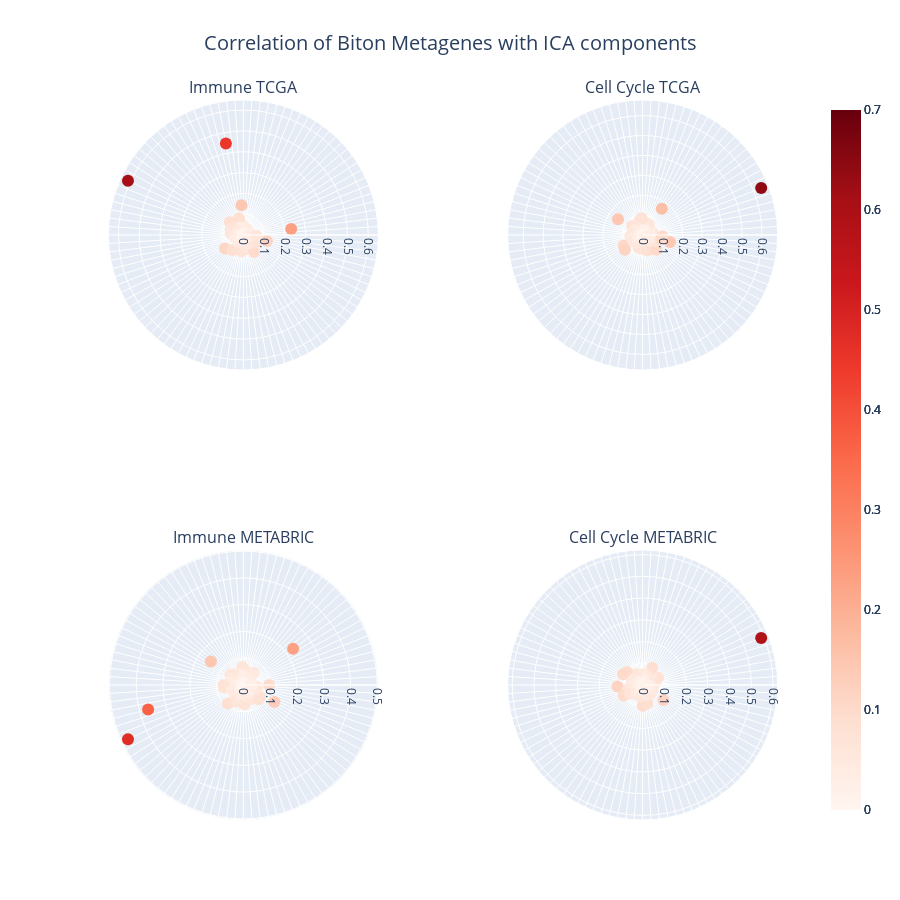

Here is the notebook cell this chart was saved with:
### Markdown cell above
Plot correlations between Independent Components (IC) and Biton metagenes as Polar plots

### Code cell
figure = go.Figure()
figure = make_subplots(rows=2, cols=2, specs=[[{'type': 'polar'}]*2]*2,
                      subplot_titles=("Immune TCGA", "Cell Cycle TCGA",
                                      "Immune METABRIC", "Cell Cycle METABRIC"))

figure.add_trace(Plot_metagene_correlation(Biton_immun_metagene, tcga_immune_metagene_common_ind,
                          ICA_BRCA_TCGA, tcga_immune_ica_common_ind,
                         "Immune", "TCGA"), 1, 1)
figure.add_trace(Plot_metagene_correlation(Biton_cellcycle_metagene, tcga_cellcycle_metagene_common_ind,
                          ICA_BRCA_TCGA, tcga_cycle_ica_common_ind,
                         "Cell Cycle", "TCGA"), 1, 2)
figure.add_trace(Plot_metagene_correlation(Biton_immun_metagene, meta_immune_metagene_common_ind,
                          ICA_BRCA_METABRIC, meta_immune_ica_common_ind,
                         "Immune", "METABRIC"), 2, 1)
figure.add_trace(Plot_metagene_correlation(Biton_cellcycle_metagene, meta_cellcycle_metagene_common_ind,
                          ICA_BRCA_METABRIC, meta_cycle_ica_common_ind,
                         "Cell Cycle", "METABRIC"), 2, 2)
figure.update_traces(mode="markers")
figure.update_layout(
    polar=dict(angularaxis=dict(showticklabels=False),
              radialaxis=dict(tickangle=90)),
    polar2=dict(angularaxis=dict(showticklabels=False),
              radialaxis=dict(tickangle=90)),
    polar3=dict(angularaxis=dict(showticklabels=False),
              radialaxis=dict(tickangle=90)),
    polar4=dict(angularaxis=dict(showticklabels=False),
              radialaxis=dict(tickangle=90)),
    width=900, height=900,
    showlegend=False,
    title = dict(text='Correlation of Biton Metagenes with ICA components', x=0.5),
    title_font_size=20
    )
figure.show()
